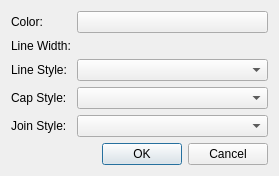
<?xml version="1.0" encoding="UTF-8"?>
<ui version="4.0">
 <class>penCreatorDialog</class>
 <widget class="QDialog" name="penCreatorDialog">
  <property name="geometry">
   <rect>
    <x>0</x>
    <y>0</y>
    <width>279</width>
    <height>176</height>
   </rect>
  </property>
  <property name="windowTitle">
   <string>Pen Style</string>
  </property>
  <layout class="QGridLayout" name="gridLayout">
   <item row="4" column="0">
    <widget class="QLabel" name="label_5">
     <property name="text">
      <string>Join Style:</string>
     </property>
    </widget>
   </item>
   <item row="3" column="0">
    <widget class="QLabel" name="label_4">
     <property name="text">
      <string>Cap Style:</string>
     </property>
    </widget>
   </item>
   <item row="3" column="1">
    <widget class="QComboBox" name="capCombo"/>
   </item>
   <item row="2" column="1">
    <widget class="QComboBox" name="styleCombo"/>
   </item>
   <item row="0" column="1">
    <widget class="ColorPickerButton" name="colorBtn"/>
   </item>
   <item row="1" column="0">
    <widget class="QLabel" name="label_3">
     <property name="text">
      <string>Line Width:</string>
     </property>
    </widget>
   </item>
   <item row="5" column="1">
    <spacer name="verticalSpacer">
     <property name="orientation">
      <enum>Qt::Vertical</enum>
     </property>
     <property name="sizeHint" stdset="0">
      <size>
       <width>20</width>
       <height>40</height>
      </size>
     </property>
    </spacer>
   </item>
   <item row="0" column="0">
    <widget class="QLabel" name="label">
     <property name="text">
      <string>Color:</string>
     </property>
    </widget>
   </item>
   <item row="6" column="1">
    <widget class="QDialogButtonBox" name="buttonBox">
     <property name="orientation">
      <enum>Qt::Horizontal</enum>
     </property>
     <property name="standardButtons">
      <set>QDialogButtonBox::Cancel|QDialogButtonBox::Ok</set>
     </property>
    </widget>
   </item>
   <item row="2" column="0">
    <widget class="QLabel" name="label_2">
     <property name="text">
      <string>Line Style:</string>
     </property>
    </widget>
   </item>
   <item row="1" column="1">
    <widget class="DoubleSpinBox" name="widthSpin" native="true"/>
   </item>
   <item row="4" column="1">
    <widget class="QComboBox" name="joinCombo"/>
   </item>
  </layout>
 </widget>
 <customwidgets>
  <customwidget>
   <class>ColorPickerButton</class>
   <extends>QPushButton</extends>
   <header>colorPickerButton.h</header>
  </customwidget>
  <customwidget>
   <class>DoubleSpinBox</class>
   <extends>QWidget</extends>
   <header>doubleSpinBox.h</header>
  </customwidget>
 </customwidgets>
 <resources/>
 <connections>
  <connection>
   <sender>buttonBox</sender>
   <signal>accepted()</signal>
   <receiver>penCreatorDialog</receiver>
   <slot>accept()</slot>
   <hints>
    <hint type="sourcelabel">
     <x>248</x>
     <y>254</y>
    </hint>
    <hint type="destinationlabel">
     <x>157</x>
     <y>274</y>
    </hint>
   </hints>
  </connection>
  <connection>
   <sender>buttonBox</sender>
   <signal>rejected()</signal>
   <receiver>penCreatorDialog</receiver>
   <slot>reject()</slot>
   <hints>
    <hint type="sourcelabel">
     <x>316</x>
     <y>260</y>
    </hint>
    <hint type="destinationlabel">
     <x>286</x>
     <y>274</y>
    </hint>
   </hints>
  </connection>
 </connections>
</ui>
